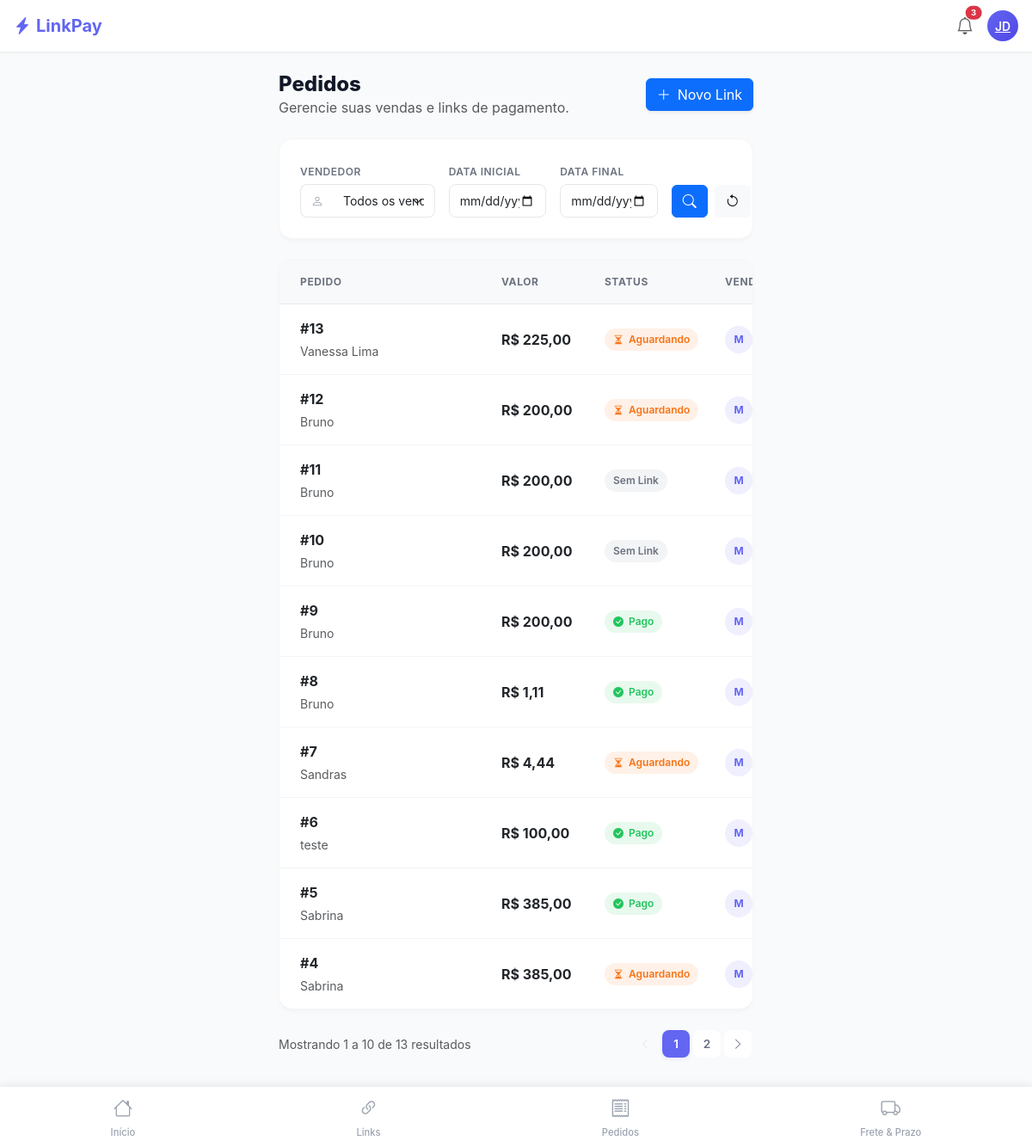
The app's page /orders/list/ with its own data.
### apps/orders/models.py (models this page shows, shortened)
class Order(BaseModel):
    name = models.CharField(max_length=255, verbose_name='Nome', help_text='Nome do pedido')
    value = models.DecimalField(max_digits=10, decimal_places=2, verbose_name='Valor', help_text='Valor do pedido')
    value_freight = models.DecimalField(max_digits=10, decimal_places=2, verbose_name='Valor do frete', help_text='Valor do frete')
    total = models.DecimalField(max_digits=10, decimal_places=2, verbose_name='Total', help_text='Total do pedido')
    status = models.CharField(max_length=255, choices=STATUS_CHOICES, verbose_name='Status', help_text='Status do pedido')
    installments = models.IntegerField(default=1, verbose_name='Parcelas', help_text='Parcelas do pedido')
    seller = models.ForeignKey(Seller, on_delete=models.CASCADE, verbose_name='Vendedor', help_text='Vendedor do pedido')
    class Meta:
        verbose_name = 'Pedido'
        verbose_name_plural = 'Pedidos'
        ordering = ['-created_at']
        db_table = 'orders'

### apps/sellers/models.py (models this page shows, shortened)
class Seller(BaseModel):
    name = models.CharField(max_length=255, verbose_name='Nome', help_text='Nome do vendedor')
    phone = models.CharField(max_length=255, verbose_name='Telefone', help_text='Telefone do vendedor')
    class Meta:
        verbose_name = 'Vendedor'
        verbose_name_plural = 'Vendedores'
        ordering = ['created_at']
        db_table = 'sellers'

### apps/orders/views.py (the view)
# urls.py: path('list/', OrderListView.as_view(), name='order-list'),
class OrderListView(ListView):
    model = Order
    template_name = 'orders/order_list.html'
    context_object_name = 'orders'
    paginate_by = 10 # Limite de 10 exibições por página
    def get_queryset(self):
        payment_link_queryset = PaymentLink.objects.all().select_related('payment')
        prefetch_links = Prefetch(
            'payment_links',
            queryset=payment_link_queryset,
            to_attr='prefetched_payment_links'
        )
        queryset = (
            Order.objects.all()
            .select_related('seller')
            .prefetch_related(prefetch_links) # Adiciona a consulta otimizada
            .order_by('-created_at')
        )
        seller_id = self.request.GET.get('seller')
        date_start_str = self.request.GET.get('date_start')
        date_end_str = self.request.GET.get('date_end')
        if seller_id:
            try:
                queryset = queryset.filter(seller_id=int(seller_id))
            except ValueError:
                pass
        if date_start_str:
            try:
                date_start = datetime.strptime(date_start_str, '%Y-%m-%d')
                queryset = queryset.filter(created_at__gte=date_start)
            except ValueError:
                pass
        if date_end_str:
            try:
                date_end = datetime.strptime(date_end_str, '%Y-%m-%d') + timedelta(days=1)
                queryset = queryset.filter(created_at__lt=date_end)
            except ValueError:
                pass
        return queryset
    def get_context_data(self, **kwargs):
        context = super().get_context_data(**kwargs)
        context['sellers'] = list_sellers()
        query_params = self.request.GET.copy()
        if 'page' in query_params:
            del query_params['page']
        context['query_params'] = query_params.urlencode()
        return context

### apps/sellers/services.py (called while the page is built)
def list_sellers():
    return Seller.objects.all()

### apps/orders/templates/orders/order_list.html (shortened to what this page needs)
{% extends 'base.html' %}
{% block content %}
<div class="d-flex flex-column flex-md-row justify-content-between align-items-md-center mb-4 gap-3">
    <div>
        <h1 class="page-title">Pedidos</h1>
        <p class="text-muted mb-0">Gerencie suas vendas e links de pagamento.</p>
    </div>
    <a href="{% url 'orders:order-create' %}" class="btn btn-primary btn-add-new shadow-sm">
        <i class="bi bi-plus-lg me-2"></i>Novo Link
    </a>
</div>
<div class="filter-card card-app mb-4">
    <div class="card-body p-4">
        <form method="GET" class="row g-3">
            <div class="col-12 col-md-4">
                <label for="seller_filter" class="form-label label-small">Vendedor</label>
                <div class="input-group input-group-merge">
                    <span class="input-group-text"><i class="bi bi-person"></i></span>
                    <select name="seller" id="seller_filter" class="form-select">
                        <option value="">Todos os vendedores</option>
                    </select>
                </div>
            </div>
            <div class="col-6 col-md-3">
                <label for="date_start" class="form-label label-small">Data Inicial</label>
                <input type="date" name="date_start" id="date_start" class="form-control" value="{{ request.GET.date_start|default:'' }}">
            </div>
            <div class="col-6 col-md-3">
                <label for="date_end" class="form-label label-small">Data Final</label>
                <input type="date" name="date_end" id="date_end" class="form-control" value="{{ request.GET.date_end|default:'' }}">
            </div>
            <div class="col-12 col-md-2 d-flex align-items-end">
                <div class="d-flex gap-2 w-100">
                    <button type="submit" class="btn btn-primary flex-grow-1">
                        <i class="bi bi-search"></i>
                    </button>
                    <a href="{% url 'orders:order-list' %}" class="btn btn-light" data-bs-toggle="tooltip" title="Limpar Filtros">
                        <i class="bi bi-arrow-counterclockwise"></i>
                    </a>
                </div>
            </div>
        </form>
    </div>
</div>
{% if orders %}
<div class="card-app card-table overflow-hidden">
    <div class="table-responsive">
        <table class="table table-hover align-middle mb-0">
            <thead class="table-light">
                <tr>
                    <th scope="col" class="ps-4" style="min-width: 250px;">Pedido</th>
                    <th scope="col" style="min-width: 120px;">Valor</th>
                    <th scope="col" style="min-width: 140px;">Status</th>
                    <th scope="col" style="min-width: 150px;">Vendedor</th>
                </tr>
            </thead>
            <tbody>
                {% for order in orders %}
                <tr>
                    <td class="ps-4">
                        <div class="d-flex flex-column">
                            <a href="{% url 'orders:order-success' order.pk %}" class="fw-bold text-decoration-none text-dark mb-1">
                                #{{ order.pk }}
                            </a>
                            <span class="text-muted small text-truncate" style="max-width: 200px;">
                                {{ order.name }}
                            </span>
                        </div>
                    </td>
                    <td>
                        <span class="fw-bold text-dark">R$ {{ order.total|floatformat:2 }}</span>
                    </td>
                    <td>
                        {% with link=order.prefetched_payment_links|first %}
                            {% if link %}
                                {% with payment=link.payment %}
                                    {% if payment %}
                                        {% if payment.status == 'paid' %}
                                            <span class="status-pill status-success">
                                                <i class="bi bi-check-circle-fill"></i> Pago
                                            </span>
                                        {% elif payment.status == 'pending' %}
                                            <span class="status-pill status-warning">
                                                <i class="bi bi-clock-fill"></i> Pendente
                                            </span>
                                        {% elif payment.status == 'canceled' or payment.status == 'failed' %}
                                            <span class="status-pill status-danger">
                                                <i class="bi bi-x-circle-fill"></i> Cancelado
                                            </span>
                                        {% elif payment.status == 'refunded' %}
                                            <span class="status-pill status-info">
                                                <i class="bi bi-arrow-return-left"></i> Reembolso
                                            </span>
                                        {% else %}
                                            <span class="status-pill status-secondary">{{ payment.status }}</span>
                                        {% endif %}
                                    {% else %}
                                        {% if link.status == 'active' or link.status == 'pending' %}
                                            <span class="status-pill status-warning">
                                                <i class="bi bi-hourglass-split"></i> Aguardando
                                            </span>
                                        {% elif link.status == 'expired' %}
                                            <span class="status-pill status-secondary">
                                                <i class="bi bi-dash-circle"></i> Expirado
                                            </span>
                                        {% elif link.status == 'canceled' %}
                                            <span class="status-pill status-danger">
                                                <i class="bi bi-x"></i> Link Canc.
                                            </span>
                                        {% else %}
                                            <span class="status-pill status-secondary">{{ link.status }}</span>
                                        {% endif %}
                                    {% endif %}
                                {% endwith %}
                            {% else %}
                                <span class="status-pill status-secondary">Sem Link</span>
                            {% endif %}
                        {% endwith %}
                    </td>
                    <td>
                        <div class="d-flex align-items-center">
                            <div class="avatar-initials me-2">{{ order.seller.name|first|upper }}</div>
                        </div>
                    </td>
                </tr>
                {% endfor %}
            </tbody>
        </table>
    </div>
</div>
{% if is_paginated %}
<div class="d-flex flex-column flex-md-row justify-content-between align-items-center mt-4">
    <div class="text-muted small mb-2 mb-md-0">
        Mostrando {{ page_obj.start_index }} a {{ page_obj.end_index }} de {{ paginator.count }} resultados
    </div>
    <nav>
        <ul class="pagination pagination-clean mb-0">
            {% if page_obj.has_previous %}
            <li class="page-item">
                <a class="page-link" href="?page={{ page_obj.previous_page_number }}{% if query_params %}&{{ query_params }}{% endif %}">
                    <i class="bi bi-chevron-left"></i>
                </a>
            </li>
            {% else %}
            <li class="page-item disabled"><span class="page-link"><i class="bi bi-chevron-left"></i></span></li>
            {% endif %}
            {% for i in paginator.page_range %}
                {% if page_obj.number == i %}
                    <li class="page-item active"><span class="page-link">{{ i }}</span></li>
                {% elif i > page_obj.number|add:'-2' and i < page_obj.number|add:'2' %}
                    <li class="page-item"><a class="page-link" href="?page={{ i }}{% if query_params %}&{{ query_params }}{% endif %}">{{ i }}</a></li>
                {% endif %}
            {% endfor %}
            {% if page_obj.has_next %}
            <li class="page-item">
                <a class="page-link" href="?page={{ page_obj.next_page_number }}{% if query_params %}&{{ query_params }}{% endif %}">
                    <i class="bi bi-chevron-right"></i>
                </a>
            </li>
            {% else %}
            <li class="page-item disabled"><span class="page-link"><i class="bi bi-chevron-right"></i></span></li>
            {% endif %}
        </ul>
    </nav>
</div>
{% endif %}
{% endif %}
{% endblock %}

### templates/base.html (style rules this page uses)
:root { --primary: #6366f1; --primary-dark: #4f46e5; --success: #10b981; --warning: #f59e0b; --danger: #ef4444; --gray-50: #f9fafb; --gray-100: #f3f4f6; --gray-200: #e5e7eb; --gray-400: #9ca3af; --gray-500: #6b7280; --gray-600: #4b5563; --gray-800: #1f2937; --gray-900: #111827; }
* { -webkit-tap-highlight-color: transparent; }
body { font-family: -apple-system, BlinkMacSystemFont, 'Segoe UI', Roboto, sans-serif; background-color: var(--gray-50); color: var(--gray-800); padding-top: 60px; padding-bottom: 80px; min-height: 100vh; }
.card-app { background: white; border-radius: 16px; border: none; box-shadow: 0 1px 3px rgba(0,0,0,0.06); overflow: hidden; transition: transform 0.2s ease, box-shadow 0.2s ease; }
.card-app .card-body { padding: 16px; }

### apps/orders/templates/orders/order_list.html (style rules this page uses)
:root { --primary: #6366f1; --primary-hover: #4f46e5; --primary-soft: rgba(99, 102, 241, 0.1); --success: #22c55e; --success-soft: rgba(34, 197, 94, 0.1); --warning: #f97316; --warning-soft: rgba(249, 115, 22, 0.1); --danger: #ef4444; --danger-soft: rgba(239, 68, 68, 0.1); --info: #3b82f6; --info-soft: rgba(59, 130, 246, 0.1); --gray-50: #f9fafb; --gray-100: #f3f4f6; --gray-200: #e5e7eb; --gray-400: #9ca3af; --gray-500: #6b7280; --gray-800: #1f2937; --gray-900: #111827; --radius-card: 16px; --radius-sm: 8px; }
.page-title { font-size: 1.5rem; font-weight: 800; color: var(--gray-900); margin: 0; }
.card-app { background: white; border-radius: var(--radius-card); border: 1px solid rgba(0,0,0,0.04); box-shadow: 0 4px 6px -1px rgba(0, 0, 0, 0.02), 0 2px 4px -1px rgba(0, 0, 0, 0.02); }
.filter-card .form-label { font-size: 0.75rem; font-weight: 600; text-transform: uppercase; color: var(--gray-500); margin-bottom: 0.35rem; letter-spacing: 0.5px; }
.filter-card .form-control, .filter-card .form-select, .filter-card .input-group-text { border-color: var(--gray-200); border-radius: var(--radius-sm); padding: 0.5rem 0.75rem; font-size: 0.875rem; }
.input-group-merge .input-group-text { background: #fff; border-right: none; color: var(--gray-400); }
.input-group-merge .form-select { border-left: none; }
.table thead th { font-size: 0.75rem; text-transform: uppercase; letter-spacing: 0.05em; color: var(--gray-500); font-weight: 700; border-bottom: 1px solid var(--gray-200); padding-top: 1rem; padding-bottom: 1rem; }
.table tbody td { padding-top: 1rem; padding-bottom: 1rem; border-bottom: 1px solid var(--gray-100); }
.table tbody tr:last-child td { border-bottom: none; }
.status-pill { display: inline-flex; align-items: center; gap: 6px; padding: 4px 10px; border-radius: 20px; font-size: 0.75rem; font-weight: 600; white-space: nowrap; }
.status-success { background: var(--success-soft); color: var(--success); }
.status-warning { background: var(--warning-soft); color: var(--warning); }
.status-secondary { background: var(--gray-100); color: var(--gray-500); }
.avatar-initials { width: 32px; height: 32px; background: var(--primary-soft); color: var(--primary); border-radius: 50%; display: flex; align-items: center; justify-content: center; font-weight: 700; font-size: 0.75rem; }
.pagination-clean .page-item .page-link { border: none; color: var(--gray-500); border-radius: 8px; margin: 0 2px; width: 32px; height: 32px; display: flex; align-items: center; justify-content: center; font-weight: 600; font-size: 0.85rem; }
.pagination-clean .page-item.active .page-link { background: var(--primary); color: white; box-shadow: 0 2px 4px var(--primary-soft); }
.pagination-clean .page-item.disabled .page-link { background: transparent; color: var(--gray-200); }

### records on screen
Order: pk "13", name "Vanessa Lima", total "225,00", shows "Aguardando", seller.name|first "M"
Order: pk "12", name "Bruno", total "200,00", shows "Aguardando", seller.name|first "M"
Order: pk "11", name "Bruno", total "200,00", shows "Sem Link", seller.name|first "M"
Order: pk "10", name "Bruno", total "200,00", shows "Sem Link", seller.name|first "M"
Order: pk "9", name "Bruno", total "200,00", shows "Pago", seller.name|first "M"
Order: pk "8", name "Bruno", total "1,11", shows "Pago", seller.name|first "M"
Order: pk "7", name "Sandras", total "4,44", shows "Aguardando", seller.name|first "M"
Order: pk "6", name "teste", total "100,00", shows "Pago", seller.name|first "M"
Order: pk "5", name "Sabrina", total "385,00", shows "Pago", seller.name|first "M"
Order: pk "4", name "Sabrina", total "385,00", shows "Aguardando", seller.name|first "M"

### other values on screen
{{ page_obj.start_index }} "1"
{{ page_obj.end_index }} "10"
{{ paginator.count }} "13"
{{ i }} "1"
{{ i }} "2"
